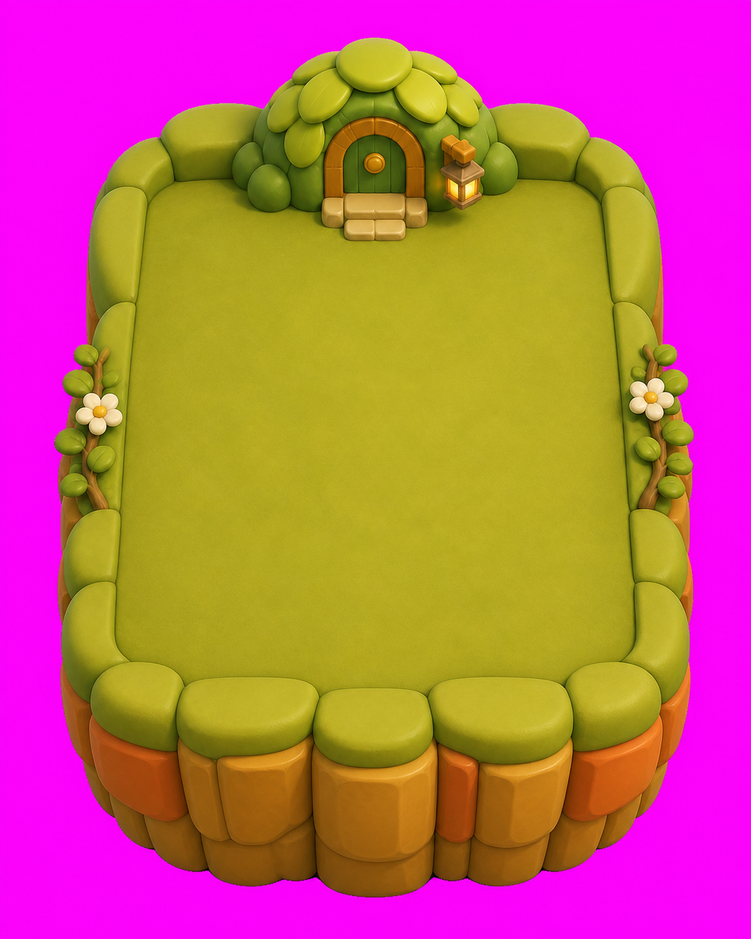
#> input picture katchimeras/artifacts/haven-merge-board-tall-gridless-side-vines-source.png, 751 x 939 px, shrunk from 1122 x 1402 before the run
$ python remove-connected-chroma.py --input ../artifacts/haven-merge-board-tall-gridless-side-vines-source.png --out out.png
#> lines starting #> are read from the running program, lines starting #| are printed output that depends on the picture; after the words box and inside, x2 and y2 are one past the last pixel; in counts of white or black regions, pixels touching at a corner belong together
#!/usr/bin/env python3
"""Remove a flat sprite-sheet background without erasing similar interior colors.

Unlike global chroma-key removal, this tool only makes key-coloured pixels
transparent when they are connected to the image border. It is intended for
warm pink/coral trophies whose highlights can otherwise be mistaken for the
magenta generation background.
"""

from __future__ import annotations

import argparse
from pathlib import Path

import numpy as np
from PIL import Image, ImageDraw


def border_key(rgb: np.ndarray) -> np.ndarray:
    border = np.concatenate(
        (rgb[0, :, :], rgb[-1, :, :], rgb[:, 0, :], rgb[:, -1, :]), axis=0
    )
    return np.median(border, axis=0).astype(np.float32)


def remove_connected_background(
    input_path: Path,
    output_path: Path,
    transparent_distance: float,
    opaque_distance: float,
    interior_distance: float,
) -> tuple[str, int, int]:
#> called with transparent_distance = 18, opaque_distance = 105, interior_distance = 65
    source = Image.open(input_path).convert("RGBA")
    rgba = np.asarray(source).copy()
    rgb = rgba[:, :, :3].astype(np.float32)
    key = border_key(rgb)
#> key = [250, 5, 249]
    distance = np.linalg.norm(rgb - key[None, None, :], axis=2)
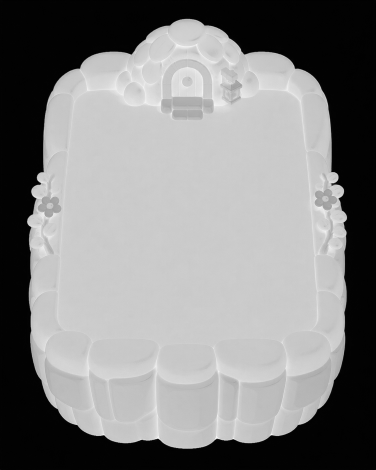
#> distance: shape (939, 751) float32 (shown at 1/2 size); min 0, max 352.9, mean 183.2; drawn with min black and max white

    candidates = Image.fromarray(
        np.where(distance <= opaque_distance, 0, 255).astype(np.uint8), mode="L"
    ).copy()
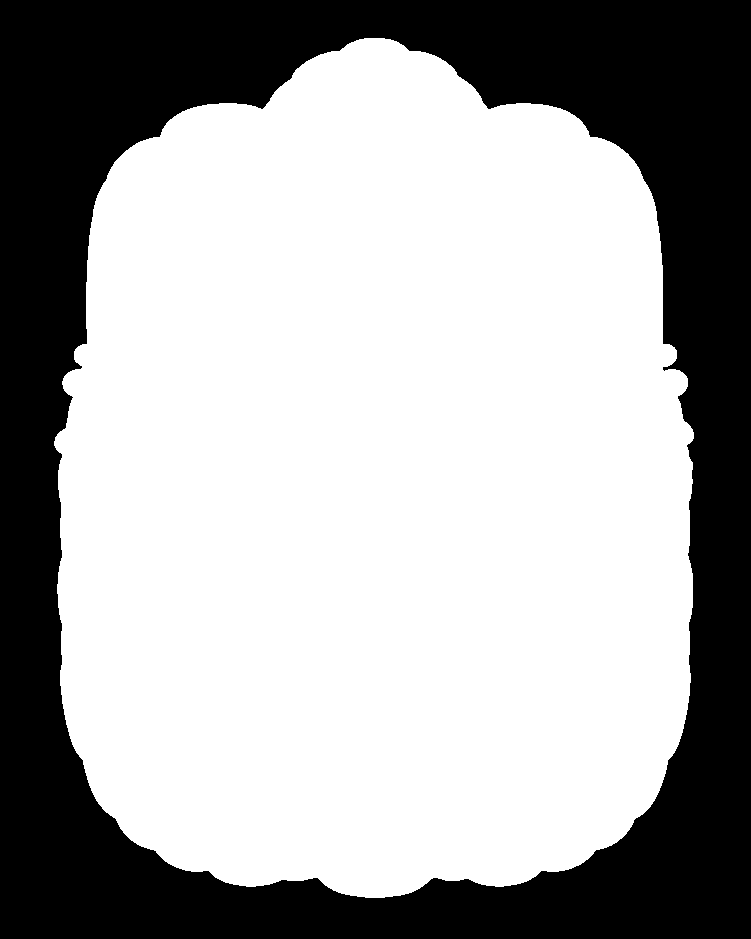
#> candidates: PIL image 751x939 L; 65.3% white; 1 black region, box (x1, y1, x2, y2) and area: (0, 0, 751, 939) 244818
    ImageDraw.floodfill(candidates, (0, 0), 128, thresh=0)
    connected = np.asarray(candidates) == 128
    enclosed_key = distance <= interior_distance
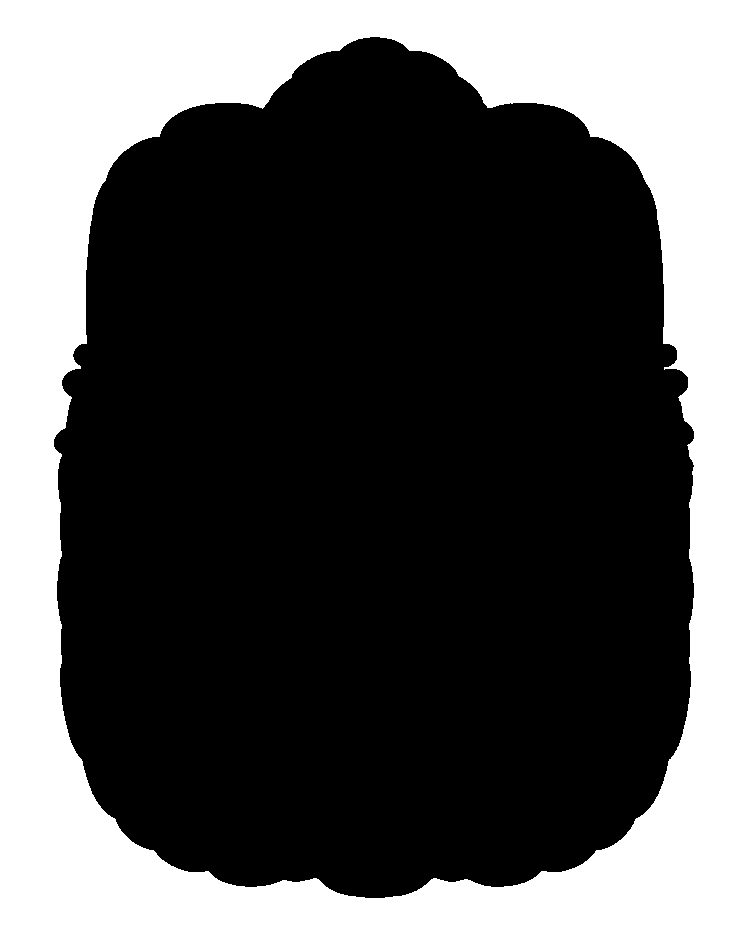
#> enclosed_key: shape (939, 751) bool; 34.6% white; 1 white region, box (x1, y1, x2, y2) and area: (0, 0, 751, 939) 244251
    removable = connected | enclosed_key

    denominator = max(1.0, opaque_distance - transparent_distance)
    ramp = np.clip((distance - transparent_distance) / denominator, 0.0, 1.0)
    alpha = rgba[:, :, 3].astype(np.float32)
#> alpha: shape (939, 751) float32; every value is 255
    alpha[removable] = np.minimum(alpha[removable], ramp[removable] * 255.0)

    # Generated anti-aliased edges are composited against the chroma key. Merely
    # lowering their alpha leaves key-coloured RGB behind, which becomes a pink
    # halo when the trophy is rendered over the warm cabinet panel. Approximate
    # the original foreground colour before saving the new alpha.
    partial = removable & (alpha > 0.0) & (alpha < 255.0)
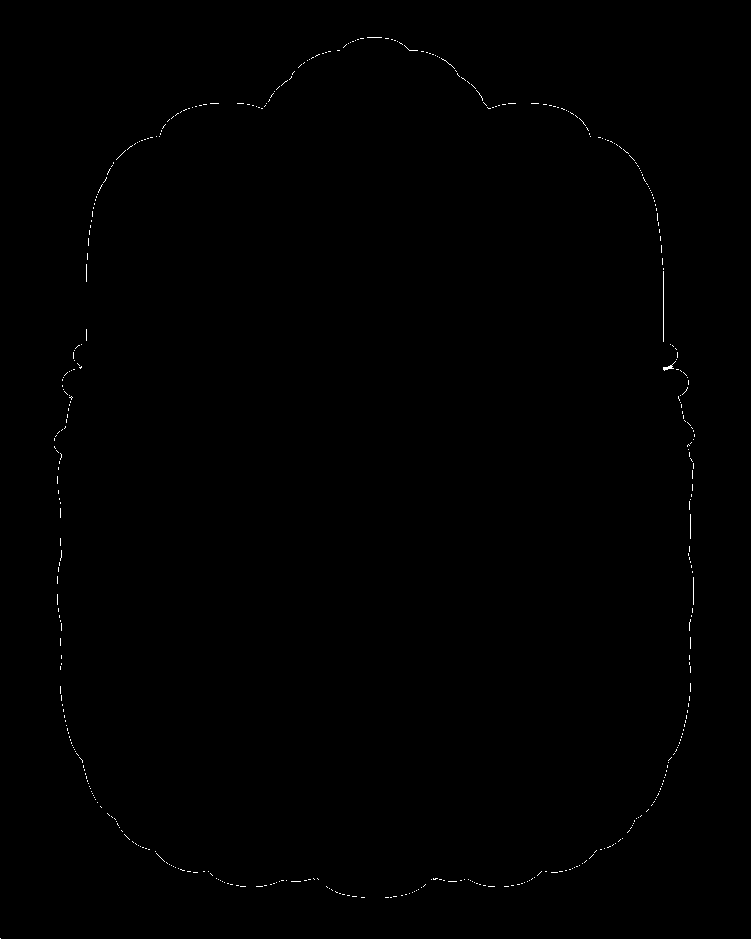
#> partial: shape (939, 751) bool; 0.22% white in thin lines or dots, all inside (x1, y1, x2, y2) = (0, 37, 695, 939)
    if np.any(partial):
        alpha_fraction = np.maximum(alpha[partial, None] / 255.0, 0.05)
#> alpha_fraction = 1536 values, max 0.999 at index 1391, min 0.05 at index 0, mean 0.419
        foreground = (
            rgb[partial] - key[None, :] * (1.0 - alpha_fraction)
        ) / alpha_fraction
#> foreground = 1536 rows, first 8: [-30, 105, -11], [157.2, 117.7, 103.2], [221.4, 100.4, 165.5], [218.7, 95.43, 179.4], [222.6, 97.89, 188.1], [223.7, 90.05, 185.2], [223.4, 86.03, 183], [224.8, 90.23, 186.6]
        rgba[:, :, :3][partial] = np.rint(np.clip(foreground, 0.0, 255.0)).astype(
            np.uint8
        )
#> rgba: shape (939, 751, 4); mean R, G, B, A 195.5, 97.4, 106.6, 255
    rgba[:, :, 3] = np.rint(alpha).astype(np.uint8)
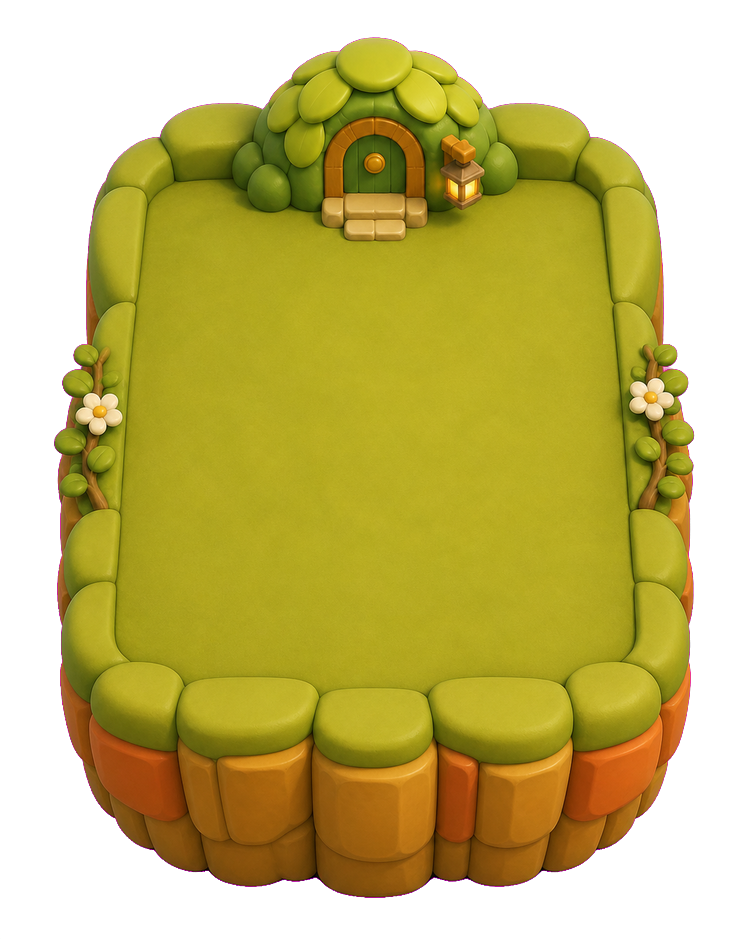
#> rgba: shape (939, 751, 4); mean R, G, B, A 195.5, 97.4, 106.6, 166.7; transparent parts drawn white

    output_path.parent.mkdir(parents=True, exist_ok=True)
    Image.fromarray(rgba, mode="RGBA").save(output_path)
    key_hex = "#" + "".join(f"{round(channel):02x}" for channel in key)
    transparent = int(np.count_nonzero(rgba[:, :, 3] == 0))
#> transparent = 243288
    partial = int(np.count_nonzero((rgba[:, :, 3] > 0) & (rgba[:, :, 3] < 255)))
#> partial = 1527
    return key_hex, transparent, partial


def main() -> None:
    parser = argparse.ArgumentParser(description=__doc__)
    parser.add_argument("--input", required=True, type=Path)
    parser.add_argument("--out", required=True, type=Path)
    parser.add_argument("--transparent-distance", type=float, default=18.0)
    parser.add_argument("--opaque-distance", type=float, default=105.0)
    parser.add_argument("--interior-distance", type=float, default=65.0)
    args = parser.parse_args()

    if args.transparent_distance >= args.opaque_distance:
        parser.error("--transparent-distance must be less than --opaque-distance")
    if not 0 <= args.interior_distance <= args.opaque_distance:
        parser.error("--interior-distance must be between 0 and --opaque-distance")

    key, transparent, partial = remove_connected_background(
        args.input,
        args.out,
        args.transparent_distance,
        args.opaque_distance,
        args.interior_distance,
    )
#> key = '#fa05f9'; transparent = 243288; partial = 1527
    print(f"Wrote {args.out}")
    print(f"Key color: {key}")
#| Key color: #fa05f9
    print(f"Transparent pixels: {transparent}")
#| Transparent pixels: 243288
    print(f"Partially transparent pixels: {partial}")
#| Partially transparent pixels: 1527


if __name__ == "__main__":
    main()

$ run again, on katchimeras/artifacts/haven-merge-board-perspective-generated.png
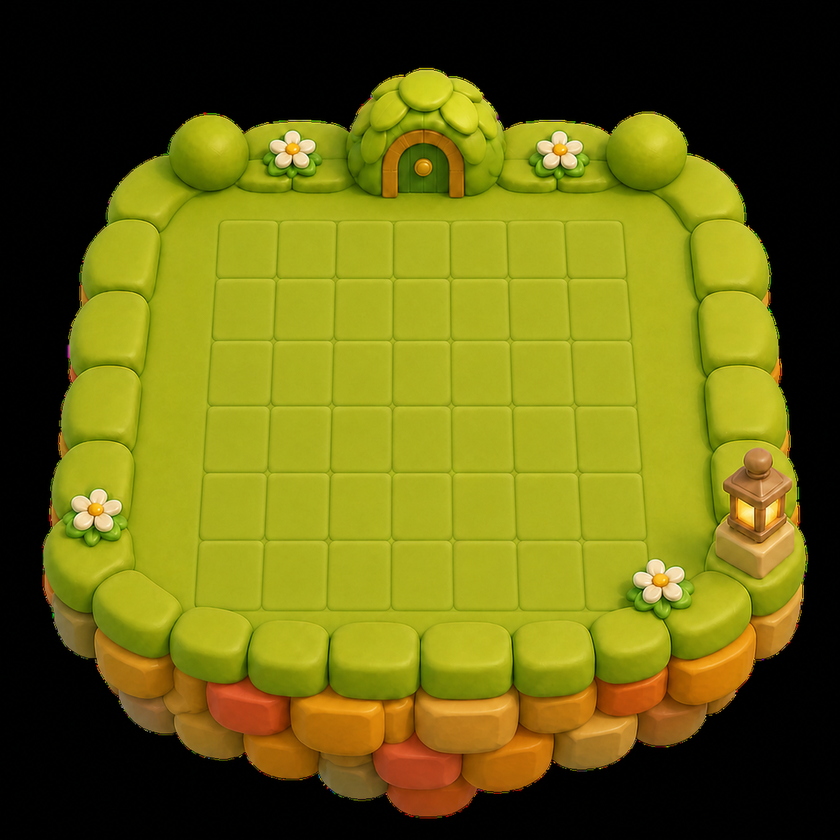
#> input picture katchimeras/artifacts/haven-merge-board-perspective-generated.png, 840 x 840 px, shrunk from 1254 x 1254 before the run
#> in remove_connected_background, `key = border_key(rgb)`: key = [0, 0, 0]
#> in remove_connected_background, `candidates = Image.fromarray( np.where(distance <= opaque_distance, 0,..`:
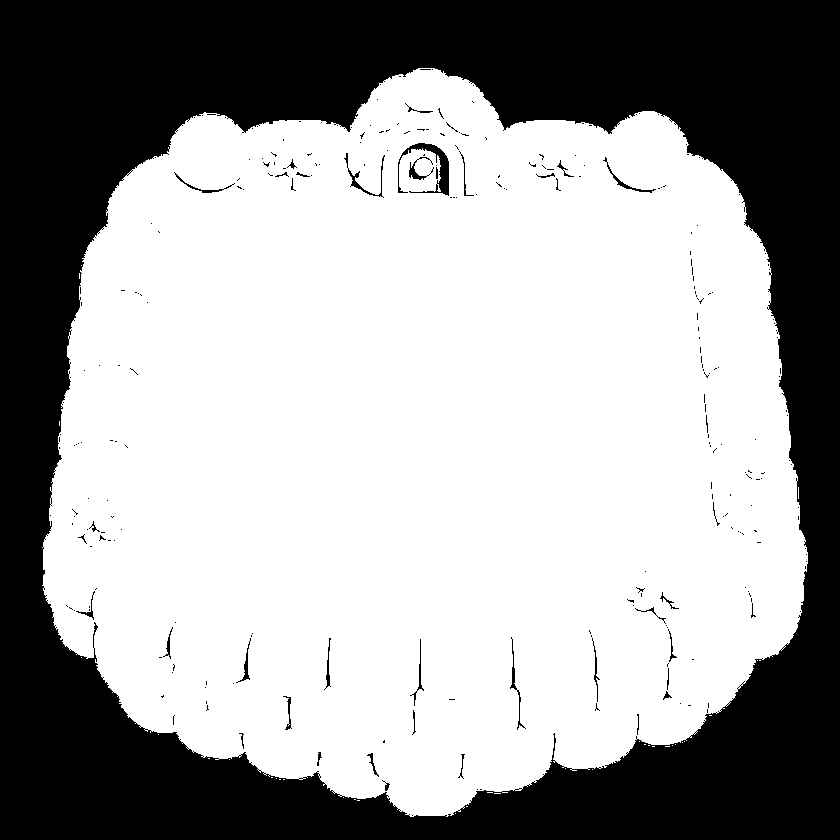
#> candidates: PIL image 840x840 L; 62.9% white; 274 black regions (235 under 20 px), largest, box (x1, y1, x2, y2) and area: (0, 0, 840, 840) 257531, (398, 143, 449, 196) 728, (344, 153, 385, 198) 223
#> connected: shape (840, 840) bool; 36.5% white; 1 white region, box (x1, y1, x2, y2) and area: (0, 0, 840, 840) 257301
#> enclosed_key: shape (840, 840) bool; 36.4% white; 139 white regions (134 under 20 px), largest, box (x1, y1, x2, y2) and area: (0, 0, 840, 840) 256089, (327, 649, 329, 683) 43, (512, 655, 514, 682) 29, (420, 660, 421, 686) 26, (595, 652, 596, 675) 23
#> alpha_fraction = 3004 values, max 1 at index 55, min 0.05 at index 15, mean 0.494
#> in remove_connected_background, `rgba[:, :, 3] = np.rint(alpha).astype(np.uint8)`:
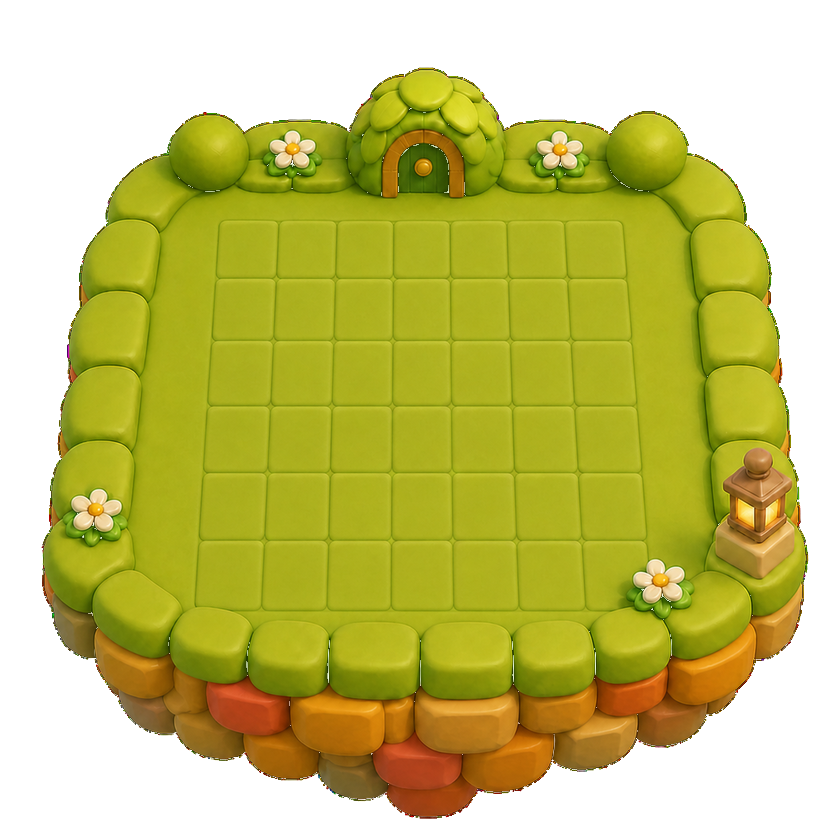
#> rgba: shape (840, 840, 4); mean R, G, B, A 105.8, 102.2, 17.6, 162.4; transparent parts drawn white
#> in remove_connected_background, `transparent = int(np.count_nonzero(rgba[:, :, 3] == 0))`: transparent = 254822
#> in remove_connected_background, `partial = int(np.count_nonzero((rgba[:, :, 3] > 0) & (rgba[:, :, 3] < ..`: partial = 2991
#> in main, `key, transparent, partial = remove_connected_background( args.input, a..`: key = '#000000'; transparent = 254822; partial = 2991
#| Key color: #000000
#| Transparent pixels: 254822
#| Partially transparent pixels: 2991
